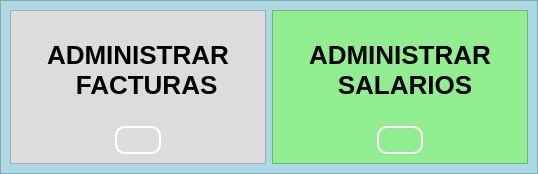
                <widget class="QWidget" name="cont_page">
                 <layout class="QVBoxLayout" name="verticalLayout_31">
                  <property name="leftMargin">
                   <number>0</number>
                  </property>
                  <property name="topMargin">
                   <number>0</number>
                  </property>
                  <property name="rightMargin">
                   <number>0</number>
                  </property>
                  <property name="bottomMargin">
                   <number>0</number>
                  </property>
                  <item>
                   <widget class="QFrame" name="frame_8">
                    <property name="styleSheet">
                     <string notr="true">QFrame#frame_8{
background-color: rgb(173, 216, 230);
}</string>
                    </property>
                    <property name="frameShape">
                     <enum>QFrame::StyledPanel</enum>
                    </property>
                    <property name="frameShadow">
                     <enum>QFrame::Raised</enum>
                    </property>
                    <layout class="QGridLayout" name="gridLayout_7">
                     <item row="0" column="0">
                      <widget class="QFrame" name="add_frame_6">
                       <property name="styleSheet">
                        <string notr="true">QFrame{
background-color: rgb(220, 220, 220);
}

QLabel{
    font-size: 26px; /* Tamaño de fuente */
    font-weight: bold; /* Fuente en negrita */
    color: black; /* Color del texto (negro) */
    padding: 20px; /* Espaciado interno */
    background-color: rgb(220, 220, 220); /* Color de fondo (gris claro) */


}

QPushButton {
    border: 2px solid white; /* Borde blanco de 2px */
    border-radius: 10px; /* Bordes redondeados */
    padding: 5px; /* Espaciado interno */
    background-color: transparent; /* Fondo transparente */
    color: white; /* Color de texto blanco */
}

QPushButton:hover {
    background-color: rgba(255, 255, 255, 0.2); /* Fondo blanco semi-transparente al pasar el mouse */
}

QPushButton:pressed {
    background-color: rgba(255, 255, 255, 0.4); /* Fondo blanco semi-transparente al presionar */
}</string>
                       </property>
                       <property name="frameShape">
                        <enum>QFrame::StyledPanel</enum>
                       </property>
                       <property name="frameShadow">
                        <enum>QFrame::Raised</enum>
                       </property>
                       <layout class="QVBoxLayout" name="verticalLayout_37">
                        <item alignment="Qt::AlignHCenter">
                         <widget class="QLabel" name="Title_funcion_label_25">
                          <property name="font">
                           <font>
                            <pointsize>-1</pointsize>
                            <weight>75</weight>
                            <bold>true</bold>
                           </font>
                          </property>
                          <property name="styleSheet">
                           <string notr="true">word-wrap: break-word;</string>
                          </property>
                          <property name="text">
                           <string>ADMINISTRAR 
    FACTURAS</string>
                          </property>
                         </widget>
                        </item>
                        <item alignment="Qt::AlignHCenter">
                         <widget class="QPushButton" name="storage_add_botton_3">
                          <property name="text">
                           <string/>
                          </property>
                          <property name="icon">
                           <iconset resource="../icons.qrc">
                            <normaloff>:/icons/assets/icons/icons8-recibo-96.png</normaloff>:/icons/assets/icons/icons8-recibo-96.png</iconset>
                          </property>
                          <property name="iconSize">
                           <size>
                            <width>96</width>
                            <height>96</height>
                           </size>
                          </property>
                         </widget>
                        </item>
                       </layout>
                      </widget>
                     </item>
                     <item row="0" column="1">
                      <widget class="QFrame" name="del_frame_6">
                       <property name="styleSheet">
                        <string notr="true">QFrame{
background-color: rgb(144, 238, 144); /* Verde Claro */
}

QLabel{
    font-size: 26px; /* Tamaño de fuente */
    font-weight: bold; /* Fuente en negrita */
    color: black; /* Color del texto (negro) */
    padding: 20px; /* Espaciado interno */


}

QPushButton {
    border: 2px solid white; /* Borde blanco de 2px */
    border-radius: 10px; /* Bordes redondeados */
    padding: 5px; /* Espaciado interno */
    background-color: transparent; /* Fondo transparente */
    color: white; /* Color de texto blanco */
}

QPushButton:hover {
    background-color: rgba(255, 255, 255, 0.2); /* Fondo blanco semi-transparente al pasar el mouse */
}

QPushButton:pressed {
    background-color: rgba(255, 255, 255, 0.4); /* Fondo blanco semi-transparente al presionar */
}</string>
                       </property>
                       <property name="frameShape">
                        <enum>QFrame::StyledPanel</enum>
                       </property>
                       <property name="frameShadow">
                        <enum>QFrame::Raised</enum>
                       </property>
                       <layout class="QVBoxLayout" name="verticalLayout_30">
                        <item alignment="Qt::AlignHCenter">
                         <widget class="QLabel" name="Title_funcion_label_20">
                          <property name="font">
                           <font>
                            <pointsize>-1</pointsize>
                            <weight>75</weight>
                            <bold>true</bold>
                           </font>
                          </property>
                          <property name="text">
                           <string>ADMINISTRAR 
    SALARIOS</string>
                          </property>
                         </widget>
                        </item>
                        <item alignment="Qt::AlignHCenter">
                         <widget class="QPushButton" name="storage_del_botton_3">
                          <property name="text">
                           <string/>
                          </property>
                          <property name="icon">
                           <iconset resource="../icons.qrc">
                            <normaloff>:/icons/assets/icons/icons8-efectivo-96.png</normaloff>:/icons/assets/icons/icons8-efectivo-96.png</iconset>
                          </property>
                          <property name="iconSize">
                           <size>
                            <width>96</width>
                            <height>96</height>
                           </size>
                          </property>
                         </widget>
                        </item>
                       </layout>
                      </widget>
                     </item>
                    </layout>
                   </widget>
                  </item>
                 </layout>
                </widget>
